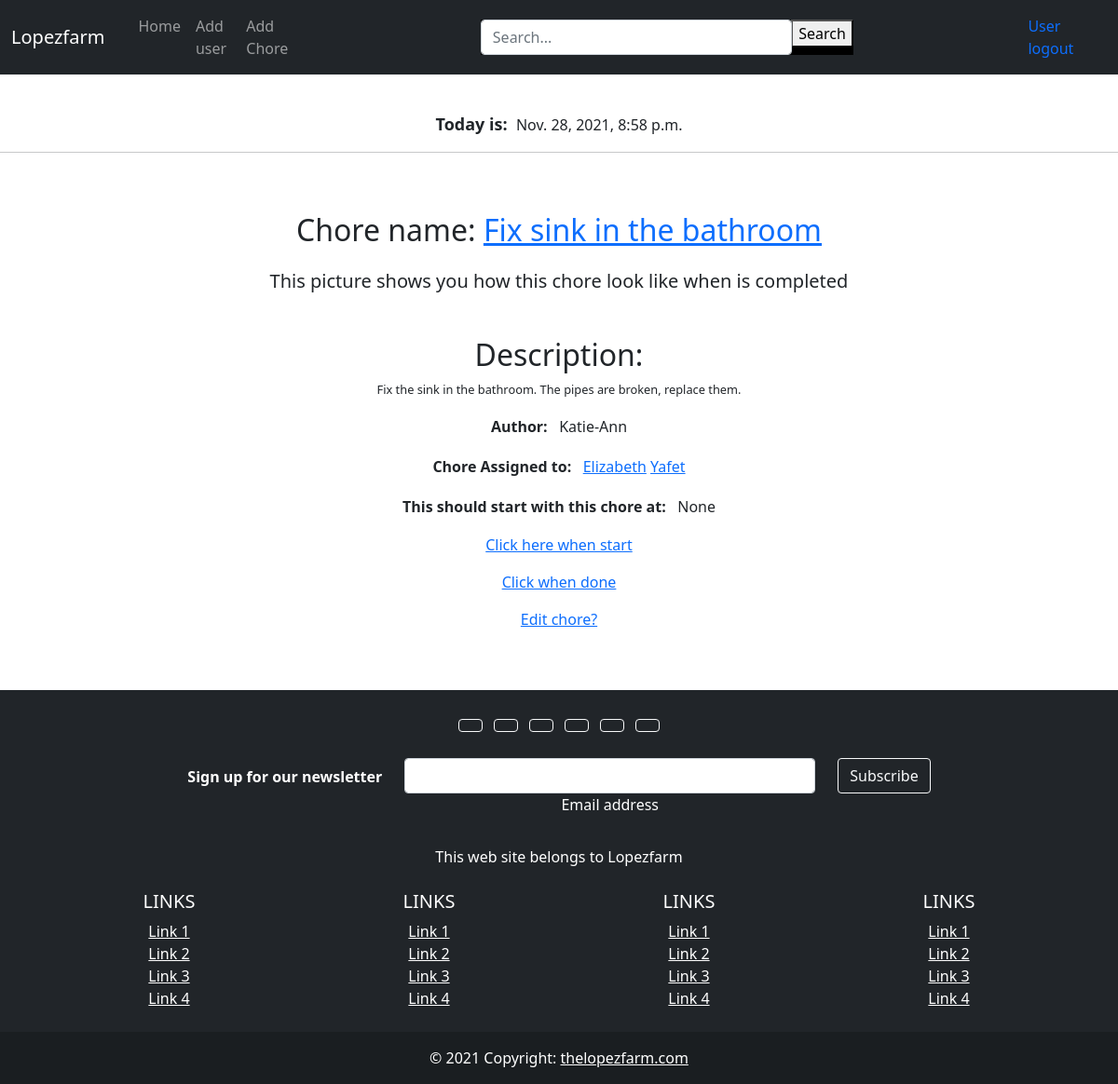
Screenshot of /chore/70 (signed in) with the database file from the repository.
### app/models.py (models this page shows, shortened)
class Chore(models.Model):
    id=models.AutoField(primary_key=True)
    name=models.CharField('Chore name', max_length=100, null=False, blank=False)
    content=RichTextField('Content', blank=True, null=True)
    imagen=models.ImageField(upload_to="app", null=False, blank=False)
    author=models.ForeignKey(User, on_delete=models.CASCADE)
    userchore=models.ManyToManyField(UserChore)
    created=models.DateTimeField('Created date', auto_now=False, auto_now_add=True)
    updated=models.DateTimeField('Updated date', auto_now=False, auto_now_add=True)
    state=models.BooleanField('Active/Inactive', default=True)
    start_task=models.DateTimeField(auto_now_add=False, auto_now=False, blank=True, null=True)
    class Meta:
        verbose_name='chore'
        verbose_name_plural='chores'
        ordering=['name']

class UserChore(models.Model):
    id=models.AutoField(primary_key=True)
    name=models.CharField('Username', max_length=50, null=False, blank=False)
    lastName=models.CharField(max_length=50, null=False, blank=False)
    email=models.EmailField('Email', blank=False, null=False)
    state=models.BooleanField('User', default=True)
    fecha_creacion=models.DateField('Fechad de Creacion', auto_now=False, auto_now_add=True)
    gener=models.CharField(max_length=10)
    class Meta:
        verbose_name='UserChore'
        verbose_name_plural='UserChores'
        ordering=['name']

### app/views.py (the view)
# urls.py: path("chore/<chore_id>", views.chore, name="chore"),
@login_required(login_url=LOGIN_URL)
def chore(request, chore_id):
    now=datetime.datetime.now()
    chores=Chore.objects.filter(id=chore_id)
    return render(request, "app/chore.html", {"chores":chores, "now":now})

### app/templates/app/chore.html (shortened to what this page needs)
{% extends 'app/layout.html' %}
{% load static %}
{% block content %}
{% if chores %}
    {% for chore in chores %}
    <hr class="solid">
    <section class="page-section clearfix">
        <div class="container">
            <div class="intro-text left-0 text-center bg-faded p-5 rounded">
                <h2 class="section-heading mb-4" >
                    <p>
                    <span class="section-heading-lower">Chore name: <a href="{% url 'chore' chore.id %}">{{chore.name}}</a></span></p>
                </h2>
                <div class="intro">
                    <h5>This picture shows you how this chore look like when is completed</h5>
                </div>
                <div style="text-align: center; font-size: 0.8em;">
                    <p><h2>
                    <span class="section-heading-upper">Description: </h2>{{chore.content | safe}}</span></p></div>
                <div>
                    <P style="text-align: center"><strong>Author:&nbsp;&nbsp;</span></strong> {{ chore.author }}</p>
                    <P style="text-align: center"><strong>Chore Assigned to:&nbsp;&nbsp;</span></strong>
                    {% for username in chore.userchore.all %}
                        <a href="{% url 'user' username.id %}"> {{username.name}}</a>
                    {% endfor %}
                    </p>
                    <P style="text-align: center"><strong>This should start with this chore at: &nbsp;&nbsp;</span></strong>{{ chore.start_task }}</P>
                    <p><a href="{% url 'startChore' chore.id %}">Click here when start</a></p>
                    <p><a href="{% url 'deleteChore' chore.id %}">Click when done</a></p>
                    <p><a href="{% url 'editChore' chore.id %}">Edit chore?</a></p>
                </div>
            </div>
        </div>
    </section>
    {% endfor %}
{% else %}
    <h1>There is no chores Assigned</h1>
{% endif %}
{% endblock content %}

### rows the page displays
Chore: name "Fix sink in the bathroom", content "Fix the sink in the bathroom. The pipes are broken, replace them.", author "Katie-Ann", start_task "None"
UserChore: name "Elizabeth"
UserChore: name "Yafet"
